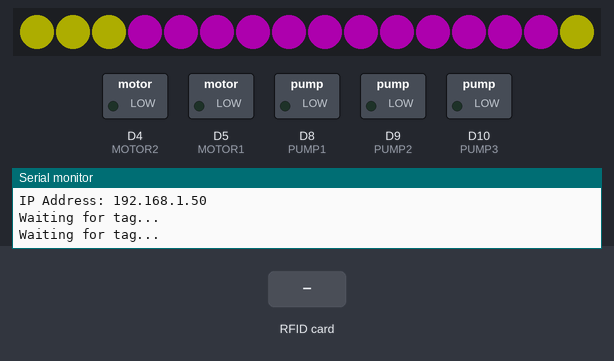
This sketch was run on a simulated Arduino MKR. Parts: 16 RGB LEDs in strip order, left to right, switched loads named in the sketch (green lamp = pin HIGH), the last lines printed to the serial monitor. The inputs (shaded band) are chosen by the test bench. Dim RGB values are drawn brighter than linear; WiFi joins after 1.5 s; servers stay silent unless stated.

Above: at 4.27 s.
4.5 s: RFID card 11 11 11 11 11 held to the reader
At 9.6 s:
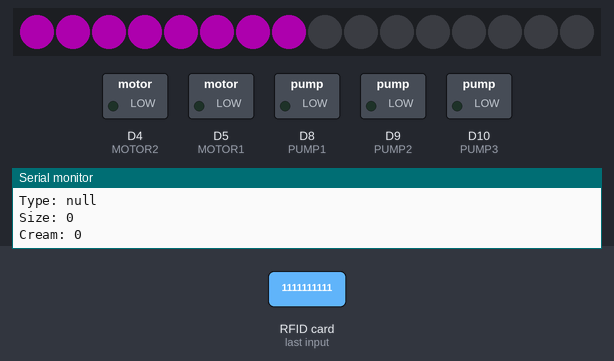
At 16.5 s:
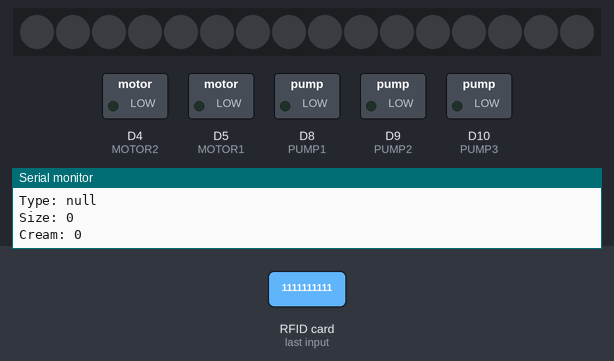
Timing chart, 0 to 18.0 s (numbered marks = the images above; inputs shaded):
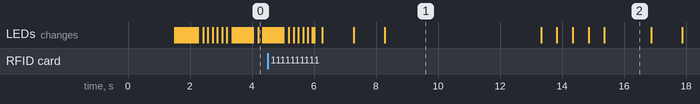

The sketch:

MokaFirmware.ino
```cpp
#include <ArduinoHttpClient.h>
#include <Adafruit_NeoPixel.h>
#include <WiFi101.h>
#include <Wire.h>
#include <PN532_I2C.h>
#include <PN532.h>
#include <NfcAdapter.h>
#include <ArduinoJson.h>


/*----- Variable Setup -----*/
/* --- Debug --- */
#define DEBUG 1

/* --- Motors --- */
#define MOTOR1 5
#define MOTOR2 4
#define MOTOR3 3

/* --- Pumps --- */
#define PUMP1 8
#define PUMP2 9
#define PUMP3 10

/* --- NeoPixel ---*/
#define NEOPIXEL MOTOR3
#define NUM_PIXELS 16

Adafruit_NeoPixel strip = Adafruit_NeoPixel(NUM_PIXELS, NEOPIXEL, NEO_GRB + NEO_KHZ800);

#define RED strip.Color(50, 0, 0)
#define GREEN strip.Color(0, 50, 0)
#define BLUE strip.Color(0, 0, 50)
#define PURPLE strip.Color(50, 0, 50)
#define YELLOW strip.Color(50, 50, 0)
#define BLACK strip.Color(0, 0, 0)

/* --- Base Pump Times --- */
#define CREAM_OZ 10
#define WATER_OZ 1.9

/* --- RFID --- */
PN532_I2C pn532_i2c(Wire);
NfcAdapter nfc = NfcAdapter(pn532_i2c);

/* --- Wifi --- */
char ssid[] = "Big Veech Mobile";
char pass[] = "1111111111";

char serverAddress[] = "avecchi.me";
int port = 3000;

WiFiClient wifi;
HttpClient client = HttpClient(wifi, serverAddress, port);
int status = WL_IDLE_STATUS;


/*----- Helper Functions -----*/
void printWifiStatus() {
  Serial.print("SSID: ");
  Serial.println(WiFi.SSID());

  IPAddress ip = WiFi.localIP();
  Serial.print("IP Address: ");
  Serial.println(ip);
}

JsonObject& get(String route) {
  StaticJsonBuffer<200> jsonBuffer;

  client.get(route);

  String response = client.responseBody();

  JsonObject& root = jsonBuffer.parseObject(response);

  return root;
}

void step(int m, int steps) {
  int motors[] = { MOTOR1, MOTOR2, MOTOR3 };

  for(int x = 0; x < 25 * steps; x++) {
    digitalWrite(motors[m-1],HIGH);
    delay(10);
    digitalWrite(motors[m-1],LOW);
    delay(10);
  }
}

void pump(int p, double seconds) {
  int pumps[] = { PUMP1, PUMP2, PUMP3 };

  digitalWrite(pumps[p-1], HIGH);
  delay(1000 * seconds);
  digitalWrite(pumps[p-1], LOW);
}

int getMotor(String type) {
  int motor = 0;

  if(type == "regular")
    motor = 1;
  else if(type == "hazelnut")
    motor = 2;

  return motor;
}

double calcCreamPumpTime(int cream) {
  return CREAM_OZ * cream;
}

double calcWaterPumpTime(int cream, int size) {
  return WATER_OZ * (size - cream);
}

void customCoffee(String type, int size, int cream) {
  int motor = getMotor(type);
  double waterTime = calcWaterPumpTime(cream, size);
  double creamTime = calcCreamPumpTime(cream);

  if(DEBUG)
    Serial.println("Type: " + type + "\nSize: " + size + "\nCream: " + cream);

  progress(0, PURPLE);

  step(motor, 2);
  progress(20, PURPLE);
  delay(1000);

  pump(1, waterTime);
  progress(50, PURPLE);
  delay(5000);

  progress(80, PURPLE);
  pump(2, creamTime);
  progress(100, PURPLE);
  delay(500);

  blink(GREEN, 500);
  delay(1000);
  blink(YELLOW, 1000);
  blink(YELLOW, 1000);
}

void colorWipe(uint32_t c, uint8_t wait) {
  for(uint16_t i=0; i<strip.numPixels(); i++) {
    strip.setPixelColor(i, c);
    strip.show();
    delay(wait);
  }
}

void spinner(int c, int bg, int wait) {
  for(int i = 0; i < strip.numPixels(); i++) {
    colorWipe(bg, 0);
    strip.setPixelColor(((i+3) % strip.numPixels()), c);
    strip.setPixelColor(((i+2) % strip.numPixels()), c);
    strip.setPixelColor(((i+1) % strip.numPixels()), c);
    strip.setPixelColor(((i) % strip.numPixels()), c);
    strip.show();
    delay(wait);
  }
}

void progress(double percent, int c) {
  int pixels = ceil((double)strip.numPixels() * (percent / 100));

  colorWipe(BLACK, 0);
  for(int i = 0; i < pixels; i++) {
    strip.setPixelColor(i, c);
    strip.show();
  }
}

void blink(int c, int wait) {
  colorWipe(c, 0);
  delay(wait);
  colorWipe(BLACK, 0);
  delay(wait);
  colorWipe(c, 0);
  delay(wait);
  colorWipe(BLACK, 0);
  delay(wait);
}

/*----- Main Functions -----*/
void setup() {
  if(DEBUG) {
    Serial.begin(9600);
    while(!Serial);
  }

  /*--- Pin Setup ---*/
  pinMode(MOTOR1, OUTPUT);
  pinMode(MOTOR2, OUTPUT);
  pinMode(MOTOR3, OUTPUT);

  pinMode(PUMP1, OUTPUT);
  pinMode(PUMP2, OUTPUT);
  pinMode(PUMP3, OUTPUT);

  /*--- NeoPixel Setup ---*/
  strip.begin();
  strip.show();

  /*--- WiFi Setup ---*/
  while ( status != WL_CONNECTED) {
    if(DEBUG)
      Serial.println("Attempting to connect to Network named: " + (String)ssid);

    status = WiFi.begin(ssid, pass);
    spinner(BLUE, BLACK, 50);
  }

  colorWipe(GREEN, 50);

  if(DEBUG)
    printWifiStatus();

  /*--- RFID Setup ---*/
  nfc.begin();
}

void loop() {
  if(DEBUG)
    Serial.println("Waiting for tag...");

  spinner(YELLOW, PURPLE, 50);

  if (nfc.tagPresent(10)) {
        NfcTag tag = nfc.read();
        tag.print();

        colorWipe(GREEN, 50);

        JsonObject& data = get("/coffee/" + tag.getUidString());

        if(data["error"]) {
          if(DEBUG);
            Serial.println("No cup found");

          blink(RED, 500);
        }

        else {
          String type = data["type"];
          int size = data["size"];
          int cream = data["cream"];

          customCoffee(type, size, cream);
        }
  }

}
```

Measured:
- after the input at 4.5 s, the LEDs: first differ from a run without the input after 0.84 s (image 1 shows a later state)
- what the display in image 1 shows lasts 5.0 s, from 8.3 s to 13.3 s
